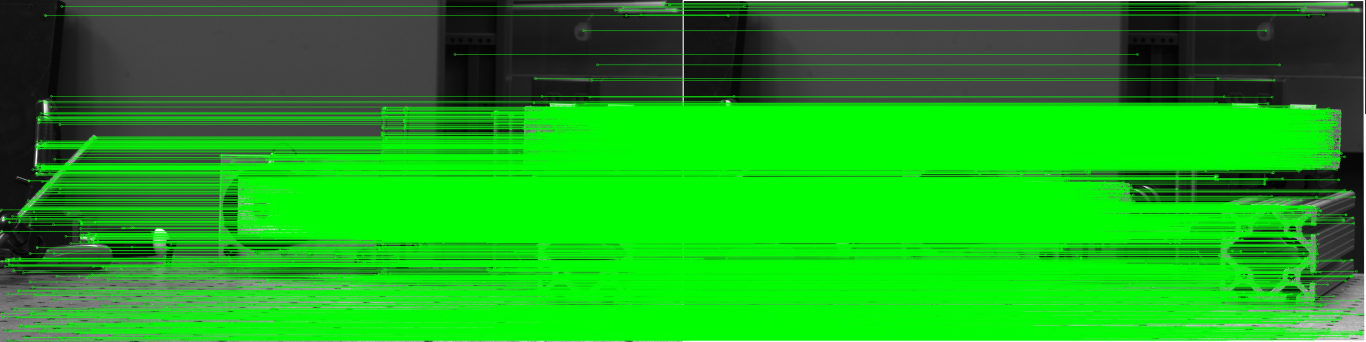
#> input picture buggy/tracks.jpg, 4096 x 1024 px, given in place of A_Run24_Seq4_00003.tif, which was not available (shown at 1/3 size)
$ python sv_sift.py   (Python 2 division)
#> lines starting #> are read from the running program, lines starting #| are printed output that depends on the picture; pictures that were not available may be replaced by others from this repository, and a replacement may not be noted
#!/usr/bin/env python3
# -*- coding: utf-8 -*-

import numpy as np
import cv2
from matplotlib import pyplot as plt
import fnmatch
import os
import math

def load_images():
    #returns an array of images of interest
    images = ['C:/Users/svutukur/Documents/splatter/A_Run24_Seq4_0000' + str(i) + '.tif' for i in range(2,5)]
    num_images = len(images)
    return [images, num_images]

def find_matches(pic1, pic2):
    MIN_MATCH_COUNT = 10

    img1 = cv2.imread(pic1,0)
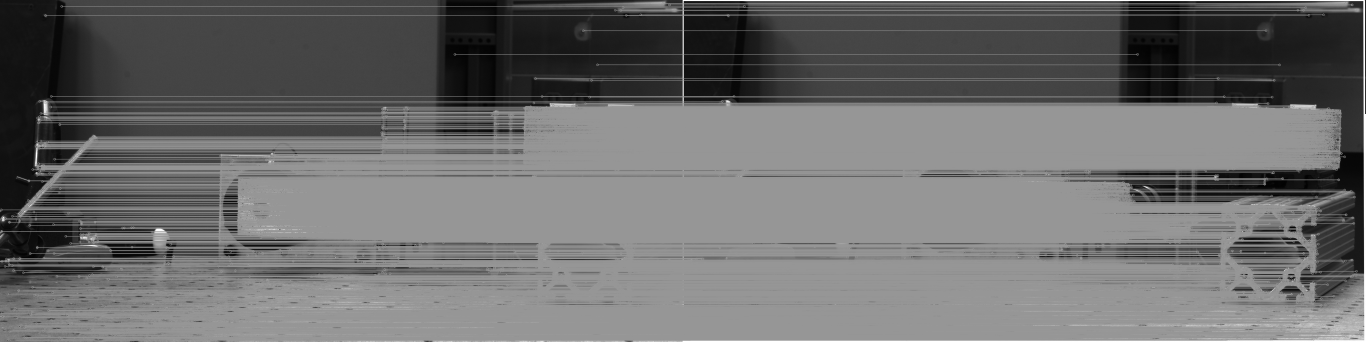
#> img1: shape (1024, 4096) (shown at 1/3 size); min 0, max 255, mean 107.9
    img2 = cv2.imread(pic2,0)
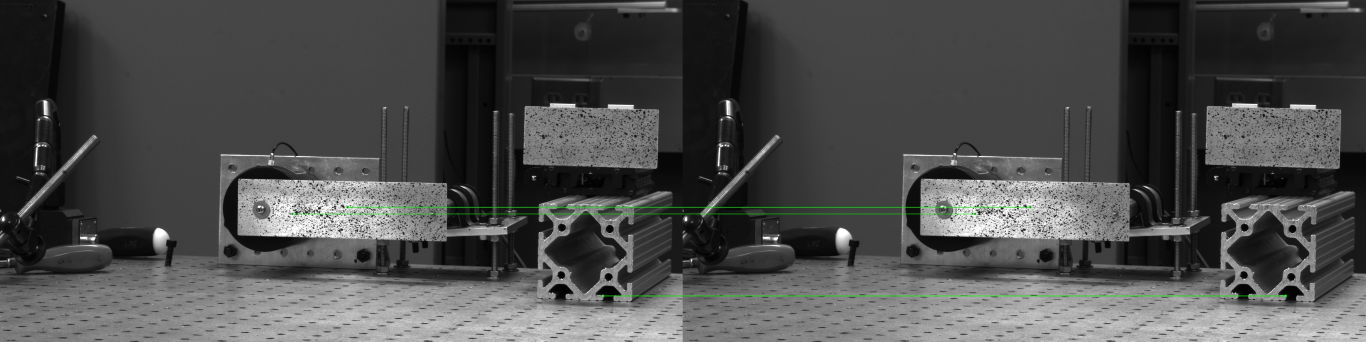
#> input picture buggy/tracks1.jpg, 4096 x 1024 px, given in place of A_Run24_Seq4_00004.tif, which was not available (shown at 1/3 size)
#> img2: shape (1024, 4096); min 0, max 255, mean 76.2

    n_kp = 100 #to reduce the number of matches; play around with this variable. yeet

    # Initiate SIFT detector
    sift = cv2.xfeatures2d.SIFT_create(n_kp)

    # find the keypoints and descriptors with SIFT
    kp1, des1 = sift.detectAndCompute(img1,None)
#> kp1 = 100 keypoints; strongest (x, y, size): (2049, 238, 2.2), (2049, 306, 2.2), (2049, 17, 2.1), (2054, 6, 4.2)
    kp2, des2 = sift.detectAndCompute(img2,None)
#> kp2 = 100 keypoints; strongest (x, y, size): (2057, 657, 7.8), (10, 657, 7.4), (3646, 531, 3.6), (958, 625, 5.1)

    FLANN_INDEX_KDTREE = 0
    index_params = dict(algorithm = FLANN_INDEX_KDTREE, trees = 5)
    search_params = dict(checks = 50)

    #create FLANN Matcher object
    flann = cv2.FlannBasedMatcher(index_params, search_params)

    #Match descriptors
    matches = flann.knnMatch(des1,des2,k=2)
#> matches = 100 matches

    # store all the good matches as per Lowe's ratio test.
    good = []
    for m,n in matches:
        if m.distance < 0.7*n.distance:
            good.append(m)
#> this loop made 100 passes
#> after the loop, good = []

    if len(good)>MIN_MATCH_COUNT:
        src_pts = np.float32([ kp1[m.queryIdx].pt for m in good ]).reshape(-1,1,2) #matched pts in image 1
        dst_pts = np.float32([ kp2[m.trainIdx].pt for m in good ]).reshape(-1,1,2) #matched pts in image 2
        displacements = []
        for i in range(len(src_pts)):
            disp = math.sqrt((src_pts[i][0][0]-dst_pts[i][0][0])**2 + (src_pts[i][0][1]-dst_pts[i][0][1])**2) #distance formula
            displacements.append(disp)
        M, mask = cv2.findHomography(src_pts, dst_pts, cv2.RANSAC,5.0)
        matchesMask = mask.ravel().tolist()

        h,w = img1.shape
        pts = np.float32([ [0,0],[0,h-1],[w-1,h-1],[w-1,0] ]).reshape(-1,1,2)
        dst = cv2.perspectiveTransform(pts,M)

        img2 = cv2.polylines(img2,[np.int32(dst)],True,255,3, cv2.LINE_AA)

    else:
        print ("Not enough matches are found - %d/%d" % (len(good),MIN_MATCH_COUNT))
#| Not enough matches are found - 0/10
        matchesMask = None

    draw_params = dict(matchColor = (0,255,0), # draw matches in green color
                       singlePointColor = False,
                       matchesMask = matchesMask, # draw only inliers
                       flags = 2)

    img3 = cv2.drawMatches(img1,kp1,img2,kp2,good,None,**draw_params)
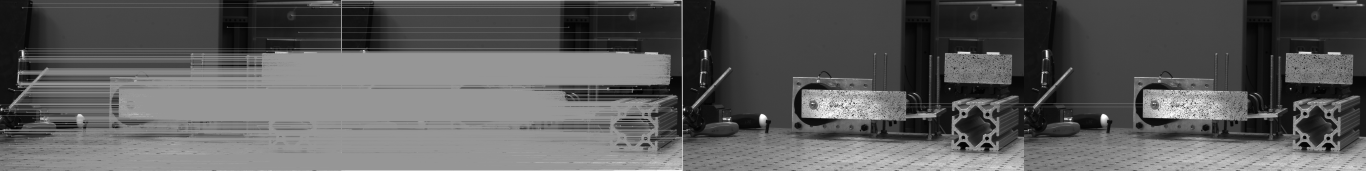
#> img3: shape (1024, 8192, 3) (shown at 1/6 size); min 0, max 255, mean 92.1

    cv2.imwrite('tracksnlimit' + '.jpg', img3)
    #plt.imshow(img3, 'gray'),plt.show()


def find_sequential_matches():
    first = 0
    while first < num_images-1:
        [good, src_pts, displacements] = find_matches(images[first], images[first+1])
        print(images[first], images[first+1], len(good))
        first = first + 1;


[images, num_images] = load_images()
find_matches(images[1], images[2])
#find_sequential_matches()
